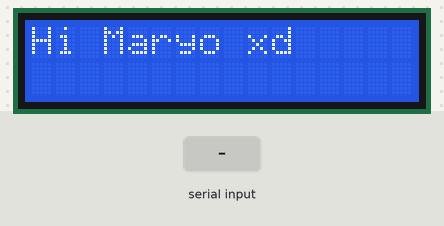
The sketch below on a simulated Arduino Uno, built with avr-gcc and run on an emulated ATmega328P. Parts: 16×2 character LCD. The inputs (shaded band) are chosen by the test bench. What the sketch prints to the serial monitor is not drawn.

Above: at 2.2 s.
2.3 s: "1\n" received over the second serial link
At 3.2 s:
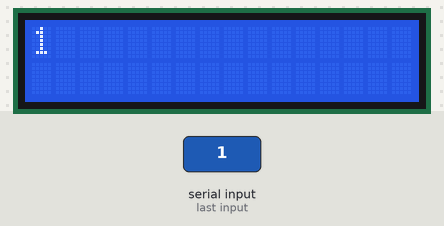
3.8 s: "0\n" received over the second serial link
At 4.3 s:
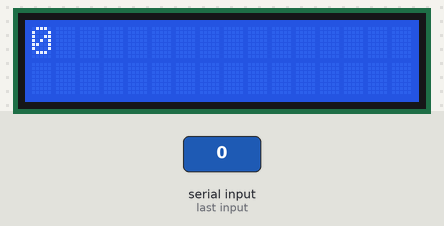
Timing chart, 0 to 6.8 s (numbered marks = the images above; inputs shaded):
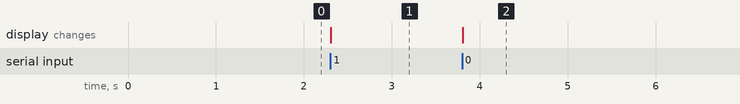

Measured:
- after the input at 2.3 s, the display: changes at once (image 1)
- after the input at 3.8 s, the display: changes at once (image 2)

The sketch:

LCD_Bluetooth_terminada.ino
```cpp
#include <SoftwareSerial.h>

SoftwareSerial mySerial(2, 3); // RX, TX


#include <Wire.h>
#include <LiquidCrystal_PCF8574.h>

LiquidCrystal_PCF8574 lcd(0x27);  // set the LCD address to 0x27 for a 16 chars and 2 line display

String inputString = "";         // a String to hold incoming data
boolean stringComplete = false;  // whether the string is complete
int show;

void setup()
{
  int error;

  Serial.begin(115200);
  mySerial.begin(9600);
  inputString.reserve(200);
  Wire.begin();
  Wire.beginTransmission(0x27);
  error = Wire.endTransmission();
  lcd.begin(16, 2); // initialize the lcd
  show = 0;
  lcd.setBacklight(255);
  lcd.home(); lcd.clear();
  lcd.print("Hi Maryo xd");
  delay(1000);
} // setup()

void loop()
{
 if (stringComplete) {
    Serial.println(inputString);
    // clear the string:
    lcd.home(); lcd.clear();
  lcd.print(inputString);
    inputString = "";
    stringComplete = false;
  }
serialEvent();
}
void serialEvent() {
  while (mySerial.available()) {
    // get the new byte:
    char inChar = (char)mySerial.read();
    // add it to the inputString:
    inputString += inChar;
    // if the incoming character is a newline, set a flag so the main loop can
    // do something about it:
    if (inChar == '\n') {
      stringComplete = true;
    }
  }
}
```
